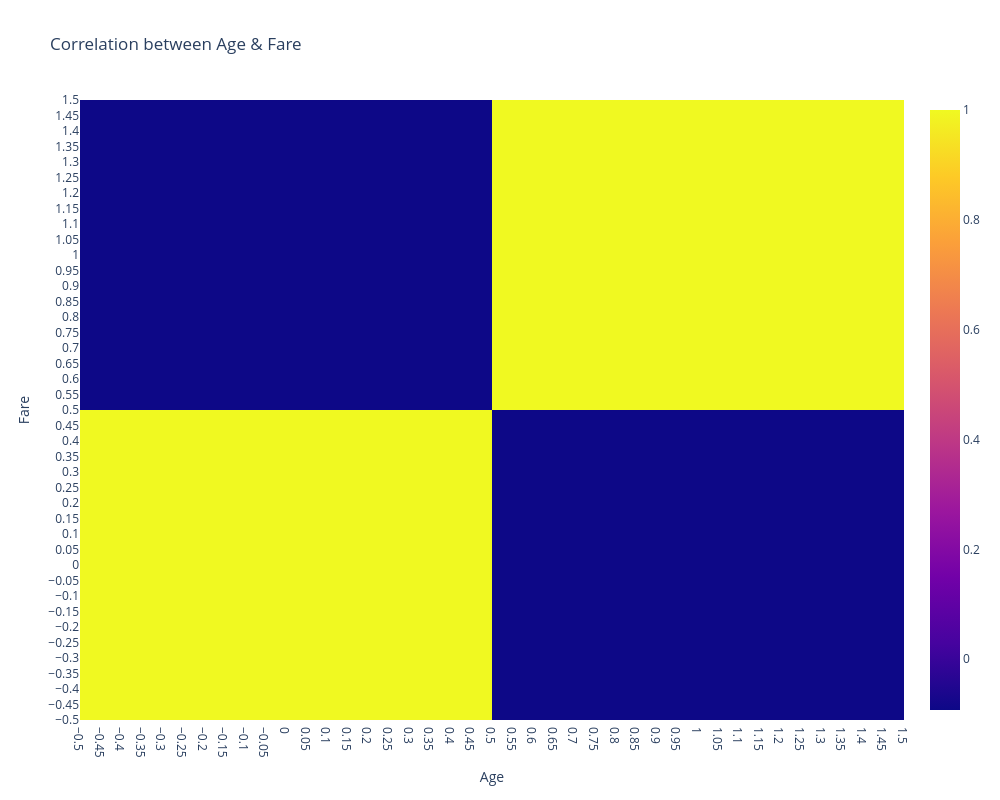

The notebook cell this image was saved under:
### Code cell
# nticks --> x,yaxis
# size of plot using width and height in dictionary

data = df[["Age","Fare"]].corr()
heatmap = go.Heatmap(z=data)
fig = go.Figure(heatmap)
fig.update_layout(
  {
    "title": "Correlation between Age & Fare",
    "xaxis" : {"title": "Age","nticks": 50},
    "yaxis": {"title": "Fare","nticks":50},
    "width": 1000,
    "height": 800
  }
)

### Figure 1 — Plotly figure (JSON) as saved in the notebook; plotly's stock layout.template omitted (floating-point values rounded to 4 significant figures)
{"data": [{"type": "heatmap", "z": [[1.0, -0.09242], [-0.09242, 1.0]]}], "layout": {"height": 800, "title": {"text": "Correlation between Age & Fare"}, "width": 1000, "xaxis": {"nticks": 50, "title": {"text": "Age"}}, "yaxis": {"nticks": 50, "title": {"text": "Fare"}}}}
